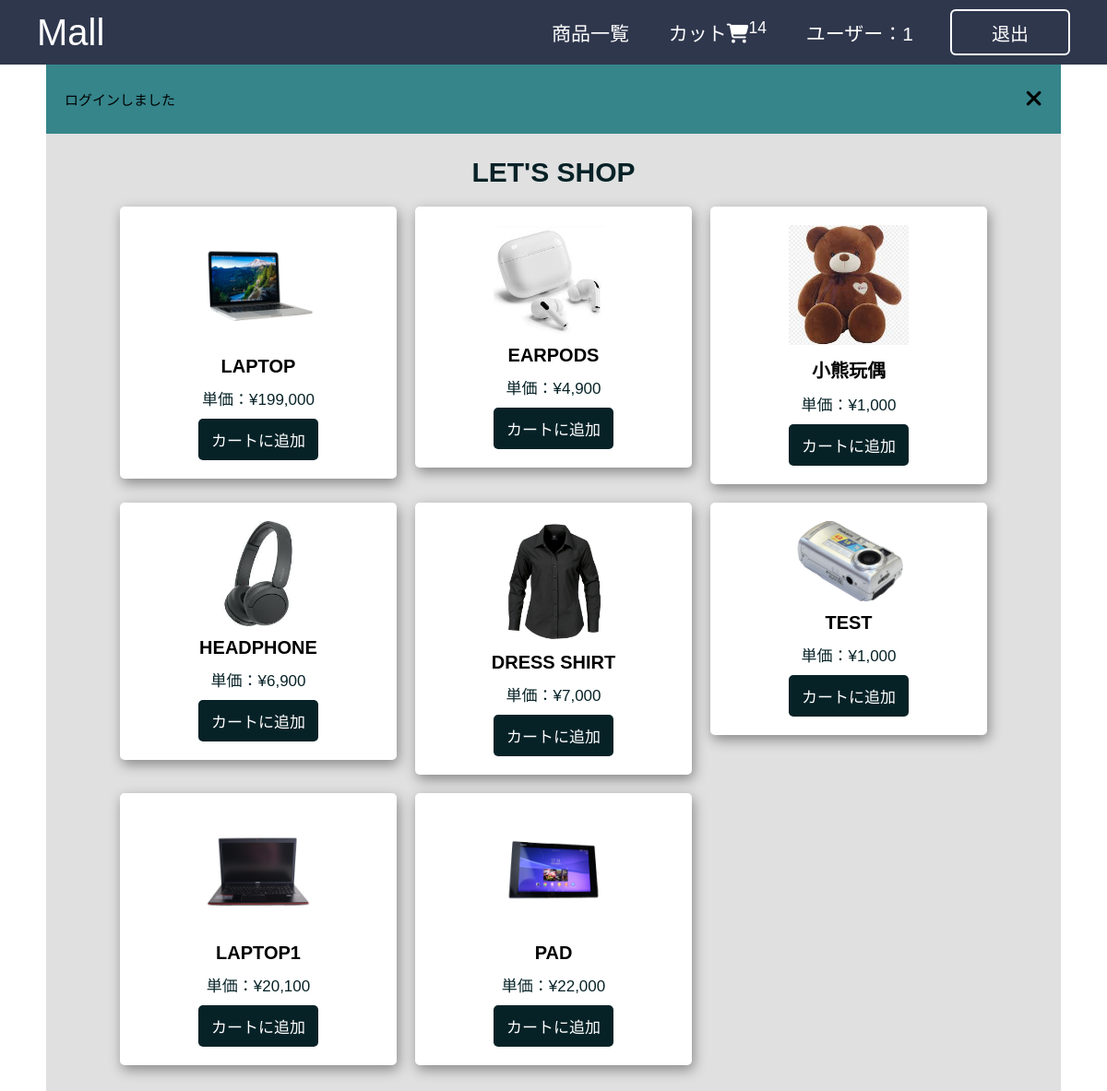
The app's page /index.php (signed in) with its own data.
### tables this page shows
CREATE TABLE `products` (
  `id` int(20) NOT NULL,
  `name` varchar(255) NOT NULL,
  `price` int(20) NOT NULL,
  `image` varchar(255) NOT NULL
);

### index.php (the view, shortened to what this page needs)
<?php
include 'connect.php';
?>
<!DOCTYPE html>
<html lang="en">
<head>
    <link rel="stylesheet" href="css/style.css">
    <link rel="stylesheet" href="https://cdnjs.cloudflare.com/ajax/libs/font-awesome/6.5.2/css/all.min.css" />
</head>
<body>
    <?php include('header.php') ?>
    <div class="container">
    <?php
    if(isset($_SESSION['ms'])){
        $ms= $_SESSION['ms'];
        echo "
        <div class='display_message'>
            <span>$ms</span>
            <i class='fas fa-times' onclick='this.parentElement.style.display=`none`';></i>
        </div>";
    }
    ?>
        <section class="products">
            <h1 class="heading">Let's Shop</h1>
            <div class="product_container">
                <?php
                $select_product=mysqli_query($conn,"select * from `products`");
                if(mysqli_num_rows($select_product)>0){
                    while($fetch_protuct=mysqli_fetch_assoc($select_product)){
                        ?>
                <form method="post" action="">
                    <div class="edit_form">
                        <img src="image/<?php echo $fetch_protuct['image']?>" alt="">
                        <h3><?php echo $fetch_protuct['name']?></h3>
                        <div class="price">単価：¥<?php echo number_format($fetch_protuct['price']) ?></div>
                        <input type="submit" class="submit_btn cart_btn" value="カートに追加" name="add_to_cart">
                    </div>
                </form>
                <?php
                    }
                }else{
                    $display_message = "完売";
                }
                ?>
            </div>
        </section>
    </div>
</body>
</html>

### css/style.css (style rules this page uses)
* { margin: 0; padding: 0; box-sizing: border-box; outline: none; border: none; text-decoration: none; font-family: "Poppins", sans-serif; }
:root { --color1: #072227; --color2: #35858b; --color3: #4fbdba; --color4: #aefeff; --color5:#314e65; --black: #000; --white: #fff; --lightgray: #d3d3d3; --lightgray1: rgba(211,211,211,.7); --red: rgb(238, 62, 62); }
html { font-size: 62.5%; }
body { background: url('background.png'); background-repeat: repeat; background-size: cover; background-position: center; }
.container { max-width: 1100px; margin: 0 auto; padding-bottom: 5rem; min-height: 100vh; background-color: var(--lightgray1); }
.display_message { position: relative; background-color: var(--color2); padding: 2.5rem 2rem; display: flex; align-items: center; justify-content: space-between; }
.display_message span { font-size: 1.5rem; }
.display_message i { font-size: 2.5rem; cursor: pointer; }
.heading { text-align: center; font-size: 3rem; text-transform: uppercase; padding: 1.5rem 0 2rem; color: var(--color1); }
section { padding: 1rem; }
.submit_btn, .edit_btn, .cancel_btn { display: block; width: 50%; text-align: center; background-color: var(--color1); color: var(--white); font-size: 1.7rem; padding: 1.2rem 3rem; border-radius: 0.5rem; cursor: pointer; margin-top: 2rem; margin: 0 auto; }
img { width: 20%; margin: 0 auto; }
.product_container { display: grid; grid-template-columns: repeat(auto-fit, 30rem); gap: 2rem; justify-content: center; }
.product_container .edit_form { text-align: center; padding: 2rem; box-shadow: var(--black); border: var(--border); border-radius: 0.5rem; background-color: var(--white); box-shadow: 2px 5px 14px #888888; }
.product_container .edit_form img { width: 50%; margin: 0 auto; }
.products .edit_form h3 { margin: 1rem 0; font-size: 2rem; color: var(--black); text-transform: uppercase; }
.products .edit_form .price { font-size: 1.7rem; color: var(--color1); margin: 1rem 0; }
.cart_btn { text-align: center; padding: 1rem 0; }

### records on screen
products: image (picture), name "LAPTOP", price "199,000"
products: image (picture), name "EARPODS", price "4,900"
products: image (picture), name "小熊玩偶", price "1,000"
products: image (picture), name "HEADPHONE", price "6,900"
products: image (picture), name "DRESS SHIRT", price "7,000"
products: image (picture), name "TEST", price "1,000"
products: image (picture), name "LAPTOP1", price "20,100"
products: image (picture), name "PAD", price "22,000"

### other values on screen
$all_quantities "14"
$name "1"
$ms "ログインしました"
